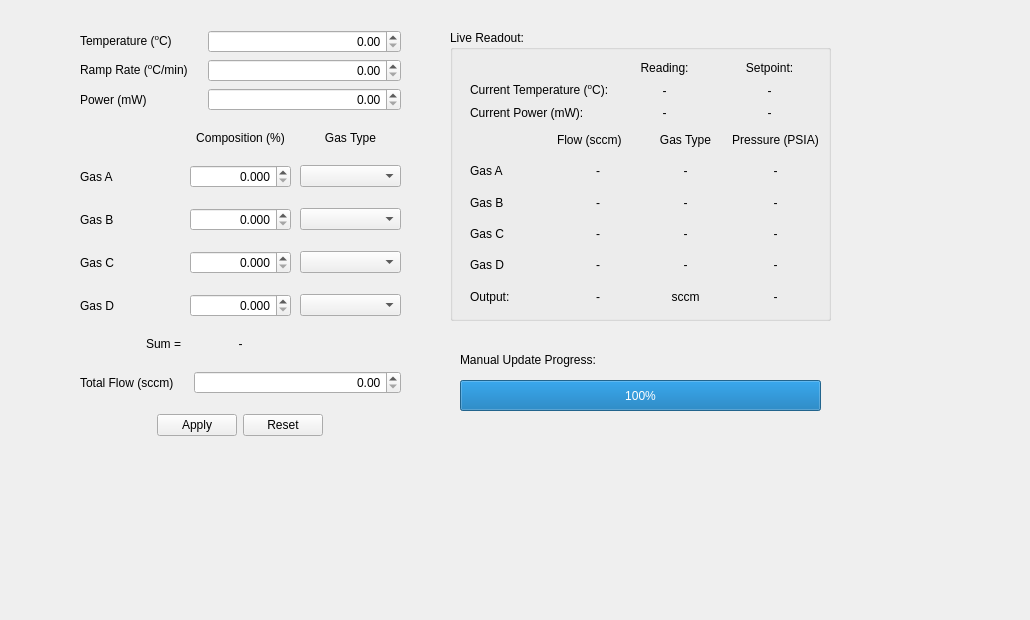
     <widget class="QWidget" name="tabManualControl">
      <attribute name="title">
       <string>Manual Control</string>
      </attribute>
      <widget class="QWidget" name="layoutWidget">
       <property name="geometry">
        <rect>
         <x>80</x>
         <y>30</y>
         <width>321</width>
         <height>411</height>
        </rect>
       </property>
       <layout class="QVBoxLayout" name="manualControlLayout" stretch="1,2,1">
        <property name="spacing">
         <number>20</number>
        </property>
        <item>
         <layout class="QFormLayout" name="formLayout_2">
          <property name="verticalSpacing">
           <number>6</number>
          </property>
          <item row="0" column="0">
           <widget class="QLabel" name="label_60">
            <property name="text">
             <string>&lt;html&gt;&lt;head/&gt;&lt;body&gt;&lt;p&gt;Temperature (&lt;span style=&quot; vertical-align:super;&quot;&gt;o&lt;/span&gt;C)&lt;/p&gt;&lt;/body&gt;&lt;/html&gt;</string>
            </property>
           </widget>
          </item>
          <item row="0" column="1">
           <widget class="QDoubleSpinBox" name="manualTemp">
            <property name="alignment">
             <set>Qt::AlignRight|Qt::AlignTrailing|Qt::AlignVCenter</set>
            </property>
           </widget>
          </item>
          <item row="1" column="0">
           <widget class="QLabel" name="label_62">
            <property name="text">
             <string>&lt;html&gt;&lt;head/&gt;&lt;body&gt;&lt;p&gt;Ramp Rate (&lt;span style=&quot; vertical-align:super;&quot;&gt;o&lt;/span&gt;C/min)&lt;/p&gt;&lt;/body&gt;&lt;/html&gt;</string>
            </property>
           </widget>
          </item>
          <item row="1" column="1">
           <widget class="QDoubleSpinBox" name="manualRamp">
            <property name="alignment">
             <set>Qt::AlignRight|Qt::AlignTrailing|Qt::AlignVCenter</set>
            </property>
           </widget>
          </item>
          <item row="2" column="0">
           <widget class="QLabel" name="label_63">
            <property name="text">
             <string>Power (mW)</string>
            </property>
           </widget>
          </item>
          <item row="2" column="1">
           <widget class="QDoubleSpinBox" name="manualPower">
            <property name="alignment">
             <set>Qt::AlignRight|Qt::AlignTrailing|Qt::AlignVCenter</set>
            </property>
           </widget>
          </item>
         </layout>
        </item>
        <item>
         <layout class="QGridLayout" name="gridLayout_7" rowstretch="1,3,3,3,3,0">
          <property name="horizontalSpacing">
           <number>9</number>
          </property>
          <property name="verticalSpacing">
           <number>20</number>
          </property>
          <item row="3" column="2">
           <widget class="QComboBox" name="manualGasCType"/>
          </item>
          <item row="4" column="0">
           <widget class="QLabel" name="label_20">
            <property name="text">
             <string>Gas D</string>
            </property>
           </widget>
          </item>
          <item row="3" column="1">
           <widget class="QDoubleSpinBox" name="manualGasCComp">
            <property name="alignment">
             <set>Qt::AlignRight|Qt::AlignTrailing|Qt::AlignVCenter</set>
            </property>
            <property name="decimals">
             <number>3</number>
            </property>
            <property name="maximum">
             <double>100.000000000000000</double>
            </property>
            <property name="singleStep">
             <double>0.010000000000000</double>
            </property>
           </widget>
          </item>
          <item row="3" column="0">
           <widget class="QLabel" name="label_59">
            <property name="text">
             <string>Gas C</string>
            </property>
           </widget>
          </item>
          <item row="0" column="1">
           <widget class="QLabel" name="label_55">
            <property name="text">
             <string>Composition (%)</string>
            </property>
            <property name="alignment">
             <set>Qt::AlignCenter</set>
            </property>
           </widget>
          </item>
          <item row="2" column="1">
           <widget class="QDoubleSpinBox" name="manualGasBComp">
            <property name="alignment">
             <set>Qt::AlignRight|Qt::AlignTrailing|Qt::AlignVCenter</set>
            </property>
            <property name="decimals">
             <number>3</number>
            </property>
            <property name="maximum">
             <double>100.000000000000000</double>
            </property>
            <property name="singleStep">
             <double>0.010000000000000</double>
            </property>
           </widget>
          </item>
          <item row="2" column="0">
           <widget class="QLabel" name="label_58">
            <property name="text">
             <string>Gas B</string>
            </property>
           </widget>
          </item>
          <item row="2" column="2">
           <widget class="QComboBox" name="manualGasBType"/>
          </item>
          <item row="4" column="1">
           <widget class="QDoubleSpinBox" name="manualGasDComp">
            <property name="alignment">
             <set>Qt::AlignRight|Qt::AlignTrailing|Qt::AlignVCenter</set>
            </property>
            <property name="decimals">
             <number>3</number>
            </property>
            <property name="maximum">
             <double>100.000000000000000</double>
            </property>
            <property name="singleStep">
             <double>0.010000000000000</double>
            </property>
           </widget>
          </item>
          <item row="1" column="1">
           <widget class="QDoubleSpinBox" name="manualGasAComp">
            <property name="alignment">
             <set>Qt::AlignRight|Qt::AlignTrailing|Qt::AlignVCenter</set>
            </property>
            <property name="decimals">
             <number>3</number>
            </property>
            <property name="maximum">
             <double>100.000000000000000</double>
            </property>
            <property name="singleStep">
             <double>0.010000000000000</double>
            </property>
           </widget>
          </item>
          <item row="0" column="2">
           <widget class="QLabel" name="label_56">
            <property name="text">
             <string>Gas Type</string>
            </property>
            <property name="alignment">
             <set>Qt::AlignCenter</set>
            </property>
           </widget>
          </item>
          <item row="1" column="2">
           <widget class="QComboBox" name="manualGasAType"/>
          </item>
          <item row="4" column="2">
           <widget class="QComboBox" name="manualGasDType"/>
          </item>
          <item row="1" column="0">
           <widget class="QLabel" name="label_57">
            <property name="text">
             <string>Gas A</string>
            </property>
           </widget>
          </item>
          <item row="5" column="1">
           <widget class="QLabel" name="manualCompSum">
            <property name="text">
             <string>-</string>
            </property>
            <property name="alignment">
             <set>Qt::AlignCenter</set>
            </property>
           </widget>
          </item>
          <item row="5" column="0">
           <widget class="QLabel" name="label_35">
            <property name="text">
             <string>Sum =</string>
            </property>
            <property name="alignment">
             <set>Qt::AlignRight|Qt::AlignTrailing|Qt::AlignVCenter</set>
            </property>
           </widget>
          </item>
         </layout>
        </item>
        <item>
         <layout class="QFormLayout" name="formLayout_3">
          <item row="0" column="0">
           <widget class="QLabel" name="label_54">
            <property name="text">
             <string>Total Flow (sccm)</string>
            </property>
           </widget>
          </item>
          <item row="0" column="1">
           <widget class="QDoubleSpinBox" name="manualFlow">
            <property name="alignment">
             <set>Qt::AlignRight|Qt::AlignTrailing|Qt::AlignVCenter</set>
            </property>
           </widget>
          </item>
          <item row="1" column="0" colspan="2">
           <widget class="QDialogButtonBox" name="buttonBox">
            <property name="layoutDirection">
             <enum>Qt::RightToLeft</enum>
            </property>
            <property name="orientation">
             <enum>Qt::Horizontal</enum>
            </property>
            <property name="standardButtons">
             <set>QDialogButtonBox::Apply|QDialogButtonBox::Reset</set>
            </property>
            <property name="centerButtons">
             <bool>true</bool>
            </property>
           </widget>
          </item>
         </layout>
        </item>
       </layout>
      </widget>
      <widget class="QProgressBar" name="progressBar">
       <property name="geometry">
        <rect>
         <x>460</x>
         <y>380</y>
         <width>361</width>
         <height>31</height>
        </rect>
       </property>
       <property name="maximum">
        <number>100</number>
       </property>
       <property name="value">
        <number>100</number>
       </property>
      </widget>
      <widget class="QLabel" name="label_18">
       <property name="geometry">
        <rect>
         <x>460</x>
         <y>350</y>
         <width>181</width>
         <height>19</height>
        </rect>
       </property>
       <property name="text">
        <string>Manual Update Progress:</string>
       </property>
      </widget>
      <widget class="QGroupBox" name="groupBox">
       <property name="geometry">
        <rect>
         <x>450</x>
         <y>30</y>
         <width>381</width>
         <height>291</height>
        </rect>
       </property>
       <property name="title">
        <string>Live Readout:</string>
       </property>
       <widget class="QWidget" name="layoutWidget">
        <property name="geometry">
         <rect>
          <x>20</x>
          <y>30</y>
          <width>349</width>
          <height>249</height>
         </rect>
        </property>
        <layout class="QVBoxLayout" name="verticalLiveReadout1" stretch="1,3">
         <item>
          <layout class="QGridLayout" name="gridLayout_5">
           <item row="1" column="1">
            <widget class="QLabel" name="current_temp_1">
             <property name="layoutDirection">
              <enum>Qt::LeftToRight</enum>
             </property>
             <property name="text">
              <string>-</string>
             </property>
             <property name="alignment">
              <set>Qt::AlignCenter</set>
             </property>
            </widget>
           </item>
           <item row="2" column="1">
            <widget class="QLabel" name="current_power_1">
             <property name="layoutDirection">
              <enum>Qt::LeftToRight</enum>
             </property>
             <property name="text">
              <string>-</string>
             </property>
             <property name="alignment">
              <set>Qt::AlignCenter</set>
             </property>
            </widget>
           </item>
           <item row="0" column="1">
            <widget class="QLabel" name="label_30">
             <property name="layoutDirection">
              <enum>Qt::LeftToRight</enum>
             </property>
             <property name="text">
              <string>Reading:</string>
             </property>
             <property name="alignment">
              <set>Qt::AlignCenter</set>
             </property>
            </widget>
           </item>
           <item row="2" column="0">
            <widget class="QLabel" name="label_75">
             <property name="text">
              <string>Current Power (mW):</string>
             </property>
            </widget>
           </item>
           <item row="1" column="0">
            <widget class="QLabel" name="label_74">
             <property name="text">
              <string>&lt;html&gt;&lt;head/&gt;&lt;body&gt;&lt;p&gt;Current Temperature (&lt;span style=&quot; vertical-align:super;&quot;&gt;o&lt;/span&gt;C):&lt;/p&gt;&lt;/body&gt;&lt;/html&gt;</string>
             </property>
            </widget>
           </item>
           <item row="1" column="2">
            <widget class="QLabel" name="current_temp_setpoint1">
             <property name="layoutDirection">
              <enum>Qt::LeftToRight</enum>
             </property>
             <property name="text">
              <string>-</string>
             </property>
             <property name="alignment">
              <set>Qt::AlignCenter</set>
             </property>
            </widget>
           </item>
           <item row="2" column="2">
            <widget class="QLabel" name="current_power_setpoint1">
             <property name="layoutDirection">
              <enum>Qt::LeftToRight</enum>
             </property>
             <property name="text">
              <string>-</string>
             </property>
             <property name="alignment">
              <set>Qt::AlignCenter</set>
             </property>
            </widget>
           </item>
           <item row="0" column="2">
            <widget class="QLabel" name="label_33">
             <property name="layoutDirection">
              <enum>Qt::LeftToRight</enum>
             </property>
             <property name="text">
              <string>Setpoint:</string>
             </property>
             <property name="alignment">
              <set>Qt::AlignCenter</set>
             </property>
            </widget>
           </item>
          </layout>
         </item>
         <item>
          <layout class="QGridLayout" name="gridLayout_8">
           <item row="5" column="3">
            <widget class="QLabel" name="current_gasE_pressure_1">
             <property name="text">
              <string>-</string>
             </property>
             <property name="alignment">
              <set>Qt::AlignCenter</set>
             </property>
            </widget>
           </item>
           <item row="3" column="1">
            <widget class="QLabel" name="current_gasC_comp_1">
             <property name="text">
              <string>-</string>
             </property>
             <property name="alignment">
              <set>Qt::AlignCenter</set>
             </property>
            </widget>
           </item>
           <item row="5" column="0">
            <widget class="QLabel" name="label_53">
             <property name="text">
              <string>Output:</string>
             </property>
            </widget>
           </item>
           <item row="3" column="0">
            <widget class="QLabel" name="label_69">
             <property name="text">
              <string>Gas C</string>
             </property>
            </widget>
           </item>
           <item row="2" column="2">
            <widget class="QLabel" name="current_gasB_type_1">
             <property name="text">
              <string>-</string>
             </property>
             <property name="alignment">
              <set>Qt::AlignCenter</set>
             </property>
            </widget>
           </item>
           <item row="1" column="0">
            <widget class="QLabel" name="label_67">
             <property name="text">
              <string>Gas A</string>
             </property>
            </widget>
           </item>
           <item row="3" column="2">
            <widget class="QLabel" name="current_gasC_type_1">
             <property name="text">
              <string>-</string>
             </property>
             <property name="alignment">
              <set>Qt::AlignCenter</set>
             </property>
            </widget>
           </item>
           <item row="4" column="0">
            <widget class="QLabel" name="label_21">
             <property name="text">
              <string>Gas D</string>
             </property>
            </widget>
           </item>
           <item row="5" column="1">
            <widget class="QLabel" name="current_gasE_flow_1">
             <property name="text">
              <string>-</string>
             </property>
             <property name="alignment">
              <set>Qt::AlignCenter</set>
             </property>
            </widget>
           </item>
           <item row="4" column="1">
            <widget class="QLabel" name="current_gasD_comp_1">
             <property name="text">
              <string>-</string>
             </property>
             <property name="alignment">
              <set>Qt::AlignCenter</set>
             </property>
            </widget>
           </item>
           <item row="1" column="3">
            <widget class="QLabel" name="current_gasA_pressure_1">
             <property name="text">
              <string>-</string>
             </property>
             <property name="alignment">
              <set>Qt::AlignCenter</set>
             </property>
            </widget>
           </item>
           <item row="2" column="1">
            <widget class="QLabel" name="current_gasB_comp_1">
             <property name="text">
              <string>-</string>
             </property>
             <property name="alignment">
              <set>Qt::AlignCenter</set>
             </property>
            </widget>
           </item>
           <item row="0" column="2">
            <widget class="QLabel" name="label_66">
             <property name="text">
              <string>Gas Type</string>
             </property>
             <property name="alignment">
              <set>Qt::AlignCenter</set>
             </property>
            </widget>
           </item>
           <item row="1" column="2">
            <widget class="QLabel" name="current_gasA_type_1">
             <property name="text">
              <string>-</string>
             </property>
             <property name="alignment">
              <set>Qt::AlignCenter</set>
             </property>
            </widget>
           </item>
           <item row="4" column="2">
            <widget class="QLabel" name="current_gasD_type_1">
             <property name="text">
              <string>-</string>
             </property>
             <property name="alignment">
              <set>Qt::AlignCenter</set>
             </property>
            </widget>
           </item>
           <item row="2" column="0">
            <widget class="QLabel" name="label_68">
             <property name="text">
              <string>Gas B</string>
             </property>
            </widget>
           </item>
           <item row="0" column="3">
            <widget class="QLabel" name="label_28">
             <property name="text">
              <string>Pressure (PSIA)</string>
             </property>
             <property name="alignment">
              <set>Qt::AlignCenter</set>
             </property>
            </widget>
           </item>
           <item row="0" column="1">
            <widget class="QLabel" name="label_65">
             <property name="text">
              <string>Flow (sccm)</string>
             </property>
            </widget>
           </item>
           <item row="2" column="3">
            <widget class="QLabel" name="current_gasB_pressure_1">
             <property name="text">
              <string>-</string>
             </property>
             <property name="alignment">
              <set>Qt::AlignCenter</set>
             </property>
            </widget>
           </item>
           <item row="3" column="3">
            <widget class="QLabel" name="current_gasC_pressure_1">
             <property name="text">
              <string>-</string>
             </property>
             <property name="alignment">
              <set>Qt::AlignCenter</set>
             </property>
            </widget>
           </item>
           <item row="5" column="2">
            <widget class="QLabel" name="label_73">
             <property name="text">
              <string>sccm</string>
             </property>
             <property name="alignment">
              <set>Qt::AlignCenter</set>
             </property>
            </widget>
           </item>
           <item row="4" column="3">
            <widget class="QLabel" name="current_gasD_pressure_1">
             <property name="text">
              <string>-</string>
             </property>
             <property name="alignment">
              <set>Qt::AlignCenter</set>
             </property>
            </widget>
           </item>
           <item row="1" column="1">
            <widget class="QLabel" name="current_gasA_comp_1">
             <property name="text">
              <string>-</string>
             </property>
             <property name="alignment">
              <set>Qt::AlignCenter</set>
             </property>
            </widget>
           </item>
          </layout>
         </item>
        </layout>
       </widget>
      </widget>
      <widget class="QLabel" name="label_38">
       <property name="geometry">
        <rect>
         <x>810</x>
         <y>520</y>
         <width>211</width>
         <height>91</height>
        </rect>
       </property>
       <property name="text">
        <string/>
       </property>
       <property name="pixmap">
        <pixmap>gui_style_guides/drawing.svg</pixmap>
       </property>
       <property name="scaledContents">
        <bool>true</bool>
       </property>
       <property name="alignment">
        <set>Qt::AlignCenter</set>
       </property>
      </widget>
     </widget>
